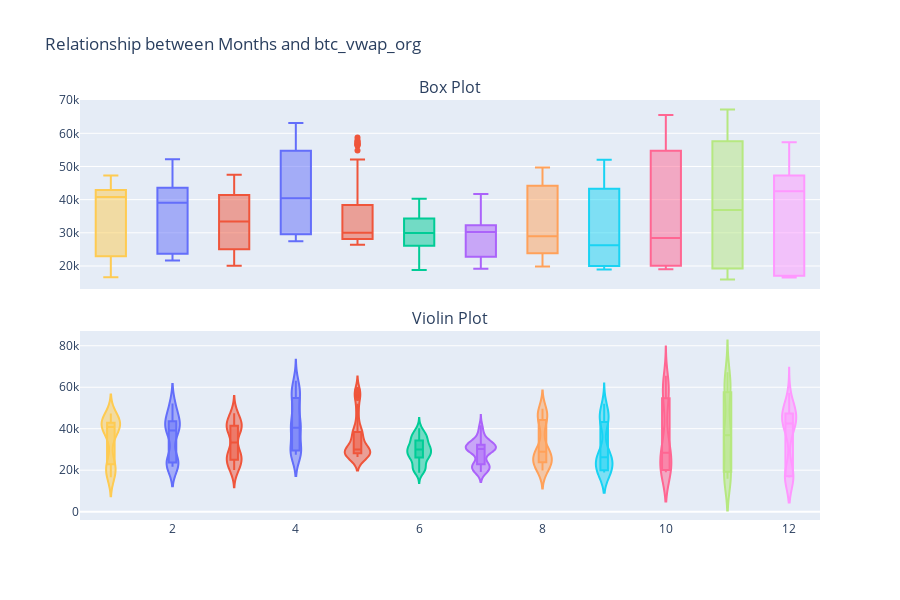

Notebook cell for this chart:
### Code cell
fig_box_months = px.box(data, x='month', y='btc_vwap_org', color='month',
                        title='Relationship between Months and btc_vwap_org',
                        labels={'btc_vwap_org': 'btc_vwap_org', 'month': 'Month'})

fig_violin_months = px.violin(data, x='month', y='btc_vwap_org', color='month',
                              box=True, title='Relationship between Months and btc_vwap_org',
                              labels={'btc_vwap_org': 'btc_vwap_org', 'month': 'Month'})

fig_months = make_subplots(rows=2, cols=1,
                           subplot_titles=['Box Plot', 'Violin Plot'],
                           shared_xaxes=True,
                           vertical_spacing=0.1)

for trace in fig_box_months['data']:
    fig_months.add_trace(trace, row=1, col=1)

for trace in fig_violin_months['data']:
    fig_months.add_trace(trace, row=2, col=1)

fig_months.update_layout(showlegend=False, height=600, title_text='Relationship between Months and btc_vwap_org')
fig_months.show()
